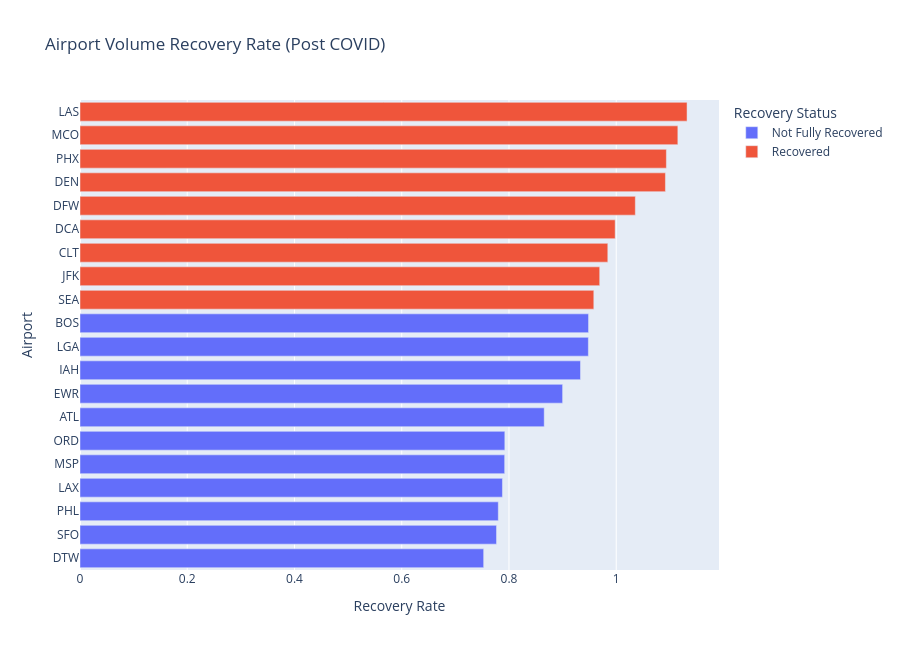

This figure's notebook cell:
### Code cell
fig = px.bar(
    comparison.sort_values('Recovery Rate'),
    x='Recovery Rate',
    y='airport',
    orientation='h',
    color='Recovery Status',
    title='Airport Volume Recovery Rate (Post COVID)',
   
)
fig.update_layout(height=650,  yaxis_title="Airport")
fig.show()

### Figure 1 — Plotly figure (JSON) as saved in the notebook; plotly's stock layout.template omitted (floating-point values rounded to 4 significant figures)
{"data": [{"hovertemplate": "Recovery Status=Not Fully Recovered<br>Recovery Rate=%{x}<br>airport=%{y}<extra></extra>", "legendgroup": "Not Fully Recovered", "marker": {"color": "#636efa", "pattern": {"shape": ""}}, "name": "Not Fully Recovered", "orientation": "h", "showlegend": true, "textposition": "auto", "type": "bar", "x": [0.7528, 0.7768, 0.7801, 0.7878, 0.792, 0.7923, 0.8657, 0.9, 0.9334, 0.948, 0.9484], "xaxis": "x", "y": ["DTW", "SFO", "PHL", "LAX", "MSP", "ORD", "ATL", "EWR", "IAH", "LGA", "BOS"], "yaxis": "y"}, {"hovertemplate": "Recovery Status=Recovered<br>Recovery Rate=%{x}<br>airport=%{y}<extra></extra>", "legendgroup": "Recovered", "marker": {"color": "#EF553B", "pattern": {"shape": ""}}, "name": "Recovered", "orientation": "h", "showlegend": true, "textposition": "auto", "type": "bar", "x": [0.9582, 0.9692, 0.9843, 0.998, 1.036, 1.092, 1.094, 1.115, 1.132], "xaxis": "x", "y": ["SEA", "JFK", "CLT", "DCA", "DFW", "DEN", "PHX", "MCO", "LAS"], "yaxis": "y"}], "layout": {"barmode": "relative", "height": 650, "legend": {"title": {"text": "Recovery Status"}, "tracegroupgap": 0}, "title": {"text": "Airport Volume Recovery Rate (Post COVID)"}, "xaxis": {"anchor": "y", "domain": [0, 1], "title": {"text": "Recovery Rate"}}, "yaxis": {"anchor": "x", "domain": [0, 1], "title": {"text": "Airport"}}}}
